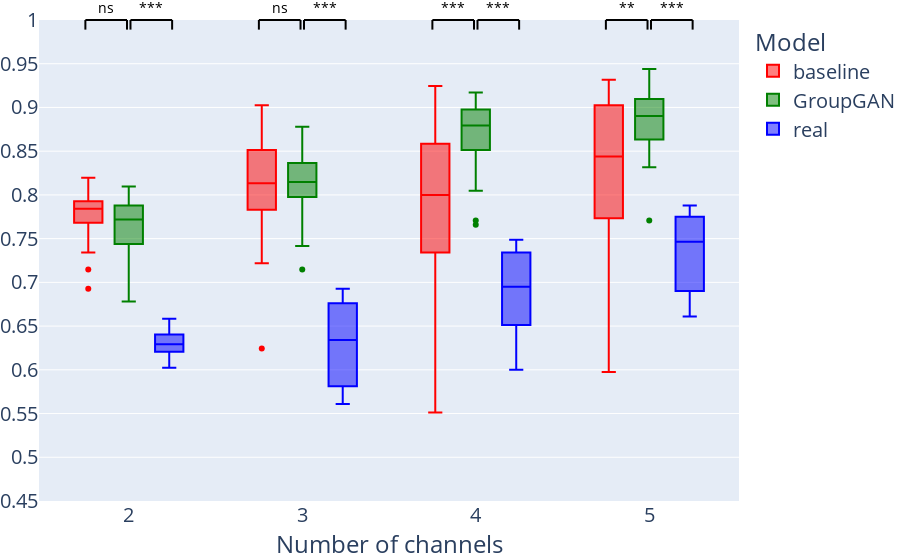

The notebook cell saved with this chart:
### Code cell
fig = px.box(all_dfs_total, x='n_groups', y='value', color='index', labels={'index': 'Model', 'value': 'Accuracy', 'n_groups': 'Number of channels'}, color_discrete_sequence=['red', 'green', 'blue'])

# Group 2
data_1 = all_dfs_total[(all_dfs_total['n_groups']==2) & (all_dfs_total['index']=='GroupGAN')]['value']
data_2 = all_dfs_total[(all_dfs_total['n_groups']==2) & (all_dfs_total['index']=='baseline')]['value']

fig = add_anootation(fig, 1.75, 1.99, symbol_generator(data_1, data_2))

data_2 = all_dfs_total[(all_dfs_total['n_groups']==2) & (all_dfs_total['index']=='real')]['value']
fig = add_anootation(fig, 2.01, 2.25, symbol_generator(data_1, data_2))

# Group 3
data_1 = all_dfs_total[(all_dfs_total['n_groups']==3) & (all_dfs_total['index']=='GroupGAN')]['value']
data_2 = all_dfs_total[(all_dfs_total['n_groups']==3) & (all_dfs_total['index']=='baseline')]['value']

fig = add_anootation(fig, 2.75, 2.99, symbol_generator(data_1, data_2))

data_2 = all_dfs_total[(all_dfs_total['n_groups']==3) & (all_dfs_total['index']=='real')]['value']
fig = add_anootation(fig, 3.01, 3.25, symbol_generator(data_1, data_2))

# Group 4
data_1 = all_dfs_total[(all_dfs_total['n_groups']==4) & (all_dfs_total['index']=='GroupGAN')]['value']
data_2 = all_dfs_total[(all_dfs_total['n_groups']==4) & (all_dfs_total['index']=='baseline')]['value']

fig = add_anootation(fig, 3.75, 3.99, symbol_generator(data_1, data_2))

data_2 = all_dfs_total[(all_dfs_total['n_groups']==4) & (all_dfs_total['index']=='real')]['value']
fig = add_anootation(fig, 4.01, 4.25, symbol_generator(data_1, data_2))

# Group 5
data_1 = all_dfs_total[(all_dfs_total['n_groups']==5) & (all_dfs_total['index']=='GroupGAN')]['value']
data_2 = all_dfs_total[(all_dfs_total['n_groups']==5) & (all_dfs_total['index']=='baseline')]['value']

fig = add_anootation(fig, 4.75, 4.99, symbol_generator(data_1, data_2))

data_2 = all_dfs_total[(all_dfs_total['n_groups']==5) & (all_dfs_total['index']=='real')]['value']
fig = add_anootation(fig, 5.01, 5.25, symbol_generator(data_1, data_2))

fig.update_layout(yaxis_range=[0.45,1])
fig.update_layout(
    yaxis = dict(
        tickmode = 'array',
        tickvals = [0.45, 0.5, 0.55, 0.6, 0.65, 0.7, 0.75, 0.8, 0.85, 0.9, 0.95, 1],
    ))
fig.update_layout(yaxis_title=None, margin=dict(l=0, r=0, b=0, t=20), font=dict(size=20))
fig.show()

### Figure 1 — Plotly figure (JSON) as saved in the notebook; plotly's stock layout.template omitted (floating-point values rounded to 4 significant figures)
{"data": [{"alignmentgroup": "True", "hovertemplate": "Model=baseline<br>Number of channels=%{x}<br>Accuracy=%{y}<extra></extra>", "legendgroup": "baseline", "marker": {"color": "red"}, "name": "baseline", "notched": false, "offsetgroup": "baseline", "orientation": "v", "showlegend": true, "type": "box", "x": [2, 2, 2, 2, 2, 2, 2, 2, 2, 2, 2, 2, 2, 2, 2, 2, 2, 2, 2, 2, 2, 2, 2, 2, 2, 2, 2, 2, 2, 2, 3, 3, 3, 3, 3, 3, 3, 3, 3, 3, 3, 3, 3, 3, 3, 3, 3, 3, 3, 3, 3, 3, 3, 3, 3, 3, 3, 3, 3, 3, 4, 4, 4, 4, 4, 4, 4, 4, 4, 4, 4, 4, 4, 4, 4, 4, 4, 4, 4, 4, 4, 4, 4, 4, 4, 4, 4, 4, 4, 4, 5, 5, 5, 5, 5, 5, 5, 5, 5, 5, 5, 5, 5, 5, 5, 5, 5, 5, 5, 5, 5, 5, 5, 5, 5, 5, 5, 5, 5, 5], "x0": " ", "xaxis": "x", "y": [0.7732, 0.7902, 0.7561, 0.8073, 0.7878, 0.8195, 0.7829, 0.7854, 0.7756, 0.8049, 0.7854, 0.7683, 0.7341, 0.8024, 0.7756, 0.761, 0.7927, 0.7805, 0.6927, 0.7146, 0.7732, 0.7341, 0.7683, 0.7976, 0.7878, 0.8049, 0.7902, 0.8098, 0.7854, 0.7805, 0.722, 0.7707, 0.8024, 0.8756, 0.8146, 0.8561, 0.7732, 0.8122, 0.8098, 0.7951, 0.8854, 0.7854, 0.7659, 0.8122, 0.8366, 0.8463, 0.7829, 0.9024, 0.7951, 0.8512, 0.9, 0.822, 0.8439, 0.8293, 0.8488, 0.6244, 0.8683, 0.7732, 0.778, 0.8512, 0.6268, 0.6463, 0.8049, 0.8537, 0.8732, 0.8634, 0.6634, 0.7341, 0.8585, 0.7829, 0.8488, 0.7902, 0.778, 0.8171, 0.8537, 0.8732, 0.8683, 0.7171, 0.7439, 0.761, 0.7951, 0.8366, 0.7683, 0.722, 0.8098, 0.5756, 0.9024, 0.8927, 0.9244, 0.5512, 0.5976, 0.7634, 0.8122, 0.9122, 0.7512, 0.8122, 0.7585, 0.9073, 0.8561, 0.8512, 0.8415, 0.8463, 0.8341, 0.9024, 0.9122, 0.8927, 0.9195, 0.7732, 0.861, 0.7756, 0.8024, 0.8415, 0.9195, 0.9024, 0.7512, 0.7293, 0.8683, 0.9146, 0.7415, 0.9317], "y0": " ", "yaxis": "y"}, {"alignmentgroup": "True", "hovertemplate": "Model=GroupGAN<br>Number of channels=%{x}<br>Accuracy=%{y}<extra></extra>", "legendgroup": "GroupGAN", "marker": {"color": "green"}, "name": "GroupGAN", "notched": false, "offsetgroup": "GroupGAN", "orientation": "v", "showlegend": true, "type": "box", "x": [2, 2, 2, 2, 2, 2, 2, 2, 2, 2, 2, 2, 2, 2, 2, 2, 2, 2, 2, 2, 2, 2, 2, 2, 2, 2, 2, 2, 2, 2, 3, 3, 3, 3, 3, 3, 3, 3, 3, 3, 3, 3, 3, 3, 3, 3, 3, 3, 3, 3, 3, 3, 3, 3, 3, 3, 3, 3, 3, 3, 4, 4, 4, 4, 4, 4, 4, 4, 4, 4, 4, 4, 4, 4, 4, 4, 4, 4, 4, 4, 4, 4, 4, 4, 4, 4, 4, 4, 4, 4, 5, 5, 5, 5, 5, 5, 5, 5, 5, 5, 5, 5, 5, 5, 5, 5, 5, 5, 5, 5, 5, 5, 5, 5, 5, 5, 5, 5, 5, 5], "x0": " ", "xaxis": "x", "y": [0.8, 0.7707, 0.7171, 0.739, 0.678, 0.7293, 0.8098, 0.7829, 0.8024, 0.7976, 0.7634, 0.7439, 0.7659, 0.7951, 0.7805, 0.7561, 0.778, 0.7341, 0.7976, 0.7805, 0.7439, 0.7415, 0.7732, 0.7878, 0.7463, 0.7561, 0.7976, 0.7805, 0.739, 0.7756, 0.8073, 0.8146, 0.8707, 0.8171, 0.8, 0.861, 0.7415, 0.8732, 0.8244, 0.8366, 0.8098, 0.7805, 0.8463, 0.8561, 0.8, 0.878, 0.8049, 0.8415, 0.7146, 0.8366, 0.8244, 0.8146, 0.7634, 0.8171, 0.8146, 0.7976, 0.8317, 0.7829, 0.7976, 0.7976, 0.7707, 0.9122, 0.8878, 0.8317, 0.9049, 0.8488, 0.8561, 0.9098, 0.8902, 0.8805, 0.8756, 0.878, 0.8049, 0.878, 0.9122, 0.9146, 0.8756, 0.8829, 0.8341, 0.8976, 0.8951, 0.8512, 0.9171, 0.8854, 0.839, 0.7659, 0.9098, 0.8561, 0.8829, 0.8659, 0.8366, 0.8927, 0.9146, 0.8634, 0.9439, 0.861, 0.9098, 0.9, 0.8927, 0.9098, 0.8927, 0.939, 0.9024, 0.7707, 0.8659, 0.8951, 0.861, 0.8756, 0.8512, 0.8659, 0.9195, 0.8878, 0.9268, 0.861, 0.878, 0.922, 0.9293, 0.8707, 0.8683, 0.8317], "y0": " ", "yaxis": "y"}, {"alignmentgroup": "True", "hovertemplate": "Model=real<br>Number of channels=%{x}<br>Accuracy=%{y}<extra></extra>", "legendgroup": "real", "marker": {"color": "blue"}, "name": "real", "notched": false, "offsetgroup": "real", "orientation": "v", "showlegend": true, "type": "box", "x": [2, 2, 2, 2, 2, 2, 2, 2, 2, 2, 2, 2, 2, 2, 2, 2, 2, 2, 2, 2, 2, 2, 2, 2, 2, 2, 2, 2, 2, 2, 3, 3, 3, 3, 3, 3, 3, 3, 3, 3, 3, 3, 3, 3, 3, 3, 3, 3, 3, 3, 3, 3, 3, 3, 3, 3, 3, 3, 3, 3, 4, 4, 4, 4, 4, 4, 4, 4, 4, 4, 4, 4, 4, 4, 4, 4, 4, 4, 4, 4, 4, 4, 4, 4, 4, 4, 4, 4, 4, 4, 5, 5, 5, 5, 5, 5, 5, 5, 5, 5, 5, 5, 5, 5, 5, 5, 5, 5, 5, 5, 5, 5, 5, 5, 5, 5, 5, 5, 5, 5], "x0": " ", "xaxis": "x", "y": [0.6024, null, null, null, null, null, 0.6341, null, null, null, null, null, 0.6268, null, null, null, null, null, 0.6293, null, null, null, null, null, 0.6585, null, null, null, null, null, 0.6707, null, null, null, null, null, 0.6927, null, null, null, null, null, 0.6341, null, null, null, null, null, 0.5878, null, null, null, null, null, 0.561, null, null, null, null, null, 0.7488, null, null, null, null, null, 0.7293, null, null, null, null, null, 0.6, null, null, null, null, null, 0.6683, null, null, null, null, null, 0.6951, null, null, null, null, null, 0.7, null, null, null, null, null, 0.7878, null, null, null, null, null, 0.7707, null, null, null, null, null, 0.661, null, null, null, null, null, 0.7463, null, null, null, null, null], "y0": " ", "yaxis": "y"}], "layout": {"annotations": [{"font": {"color": "black", "size": 14}, "showarrow": false, "text": "ns", "textangle": 0, "x": 1.87, "xref": "x", "y": 1.05, "yref": "y domain"}, {"font": {"color": "black", "size": 14}, "showarrow": false, "text": "***", "textangle": 0, "x": 2.13, "xref": "x", "y": 1.05, "yref": "y domain"}, {"font": {"color": "black", "size": 14}, "showarrow": false, "text": "ns", "textangle": 0, "x": 2.87, "xref": "x", "y": 1.05, "yref": "y domain"}, {"font": {"color": "black", "size": 14}, "showarrow": false, "text": "***", "textangle": 0, "x": 3.13, "xref": "x", "y": 1.05, "yref": "y domain"}, {"font": {"color": "black", "size": 14}, "showarrow": false, "text": "***", "textangle": 0, "x": 3.87, "xref": "x", "y": 1.05, "yref": "y domain"}, {"font": {"color": "black", "size": 14}, "showarrow": false, "text": "***", "textangle": 0, "x": 4.13, "xref": "x", "y": 1.05, "yref": "y domain"}, {"font": {"color": "black", "size": 14}, "showarrow": false, "text": "**", "textangle": 0, "x": 4.87, "xref": "x", "y": 1.05, "yref": "y domain"}, {"font": {"color": "black", "size": 14}, "showarrow": false, "text": "***", "textangle": 0, "x": 5.13, "xref": "x", "y": 1.05, "yref": "y domain"}], "boxmode": "group", "font": {"size": 20}, "legend": {"title": {"text": "Model"}, "tracegroupgap": 0}, "margin": {"b": 0, "l": 0, "r": 0, "t": 20}, "shapes": [{"line": {"color": "black", "width": 2}, "type": "line", "x0": 1.75, "x1": 1.75, "xref": "x", "y0": 1, "y1": 0.98, "yref": "y domain"}, {"line": {"color": "black", "width": 2}, "type": "line", "x0": 1.75, "x1": 1.99, "xref": "x", "y0": 1, "y1": 1, "yref": "y domain"}, {"line": {"color": "black", "width": 2}, "type": "line", "x0": 1.99, "x1": 1.99, "xref": "x", "y0": 1, "y1": 0.98, "yref": "y domain"}, {"line": {"color": "black", "width": 2}, "type": "line", "x0": 2.01, "x1": 2.01, "xref": "x", "y0": 1, "y1": 0.98, "yref": "y domain"}, {"line": {"color": "black", "width": 2}, "type": "line", "x0": 2.01, "x1": 2.25, "xref": "x", "y0": 1, "y1": 1, "yref": "y domain"}, {"line": {"color": "black", "width": 2}, "type": "line", "x0": 2.25, "x1": 2.25, "xref": "x", "y0": 1, "y1": 0.98, "yref": "y domain"}, {"line": {"color": "black", "width": 2}, "type": "line", "x0": 2.75, "x1": 2.75, "xref": "x", "y0": 1, "y1": 0.98, "yref": "y domain"}, {"line": {"color": "black", "width": 2}, "type": "line", "x0": 2.75, "x1": 2.99, "xref": "x", "y0": 1, "y1": 1, "yref": "y domain"}, {"line": {"color": "black", "width": 2}, "type": "line", "x0": 2.99, "x1": 2.99, "xref": "x", "y0": 1, "y1": 0.98, "yref": "y domain"}, {"line": {"color": "black", "width": 2}, "type": "line", "x0": 3.01, "x1": 3.01, "xref": "x", "y0": 1, "y1": 0.98, "yref": "y domain"}, {"line": {"color": "black", "width": 2}, "type": "line", "x0": 3.01, "x1": 3.25, "xref": "x", "y0": 1, "y1": 1, "yref": "y domain"}, {"line": {"color": "black", "width": 2}, "type": "line", "x0": 3.25, "x1": 3.25, "xref": "x", "y0": 1, "y1": 0.98, "yref": "y domain"}, {"line": {"color": "black", "width": 2}, "type": "line", "x0": 3.75, "x1": 3.75, "xref": "x", "y0": 1, "y1": 0.98, "yref": "y domain"}, {"line": {"color": "black", "width": 2}, "type": "line", "x0": 3.75, "x1": 3.99, "xref": "x", "y0": 1, "y1": 1, "yref": "y domain"}, {"line": {"color": "black", "width": 2}, "type": "line", "x0": 3.99, "x1": 3.99, "xref": "x", "y0": 1, "y1": 0.98, "yref": "y domain"}, {"line": {"color": "black", "width": 2}, "type": "line", "x0": 4.01, "x1": 4.01, "xref": "x", "y0": 1, "y1": 0.98, "yref": "y domain"}, {"line": {"color": "black", "width": 2}, "type": "line", "x0": 4.01, "x1": 4.25, "xref": "x", "y0": 1, "y1": 1, "yref": "y domain"}, {"line": {"color": "black", "width": 2}, "type": "line", "x0": 4.25, "x1": 4.25, "xref": "x", "y0": 1, "y1": 0.98, "yref": "y domain"}, {"line": {"color": "black", "width": 2}, "type": "line", "x0": 4.75, "x1": 4.75, "xref": "x", "y0": 1, "y1": 0.98, "yref": "y domain"}, {"line": {"color": "black", "width": 2}, "type": "line", "x0": 4.75, "x1": 4.99, "xref": "x", "y0": 1, "y1": 1, "yref": "y domain"}, {"line": {"color": "black", "width": 2}, "type": "line", "x0": 4.99, "x1": 4.99, "xref": "x", "y0": 1, "y1": 0.98, "yref": "y domain"}, {"line": {"color": "black", "width": 2}, "type": "line", "x0": 5.01, "x1": 5.01, "xref": "x", "y0": 1, "y1": 0.98, "yref": "y domain"}, {"line": {"color": "black", "width": 2}, "type": "line", "x0": 5.01, "x1": 5.25, "xref": "x", "y0": 1, "y1": 1, "yref": "y domain"}, {"line": {"color": "black", "width": 2}, "type": "line", "x0": 5.25, "x1": 5.25, "xref": "x", "y0": 1, "y1": 0.98, "yref": "y domain"}], "xaxis": {"anchor": "y", "domain": [0, 1], "title": {"text": "Number of channels"}}, "yaxis": {"anchor": "x", "domain": [0, 1], "range": [0.45, 1], "tickmode": "array", "tickvals": [0.45, 0.5, 0.55, 0.6, 0.65, 0.7, 0.75, 0.8, 0.85, 0.9, 0.95, 1], "title": {}}}}
